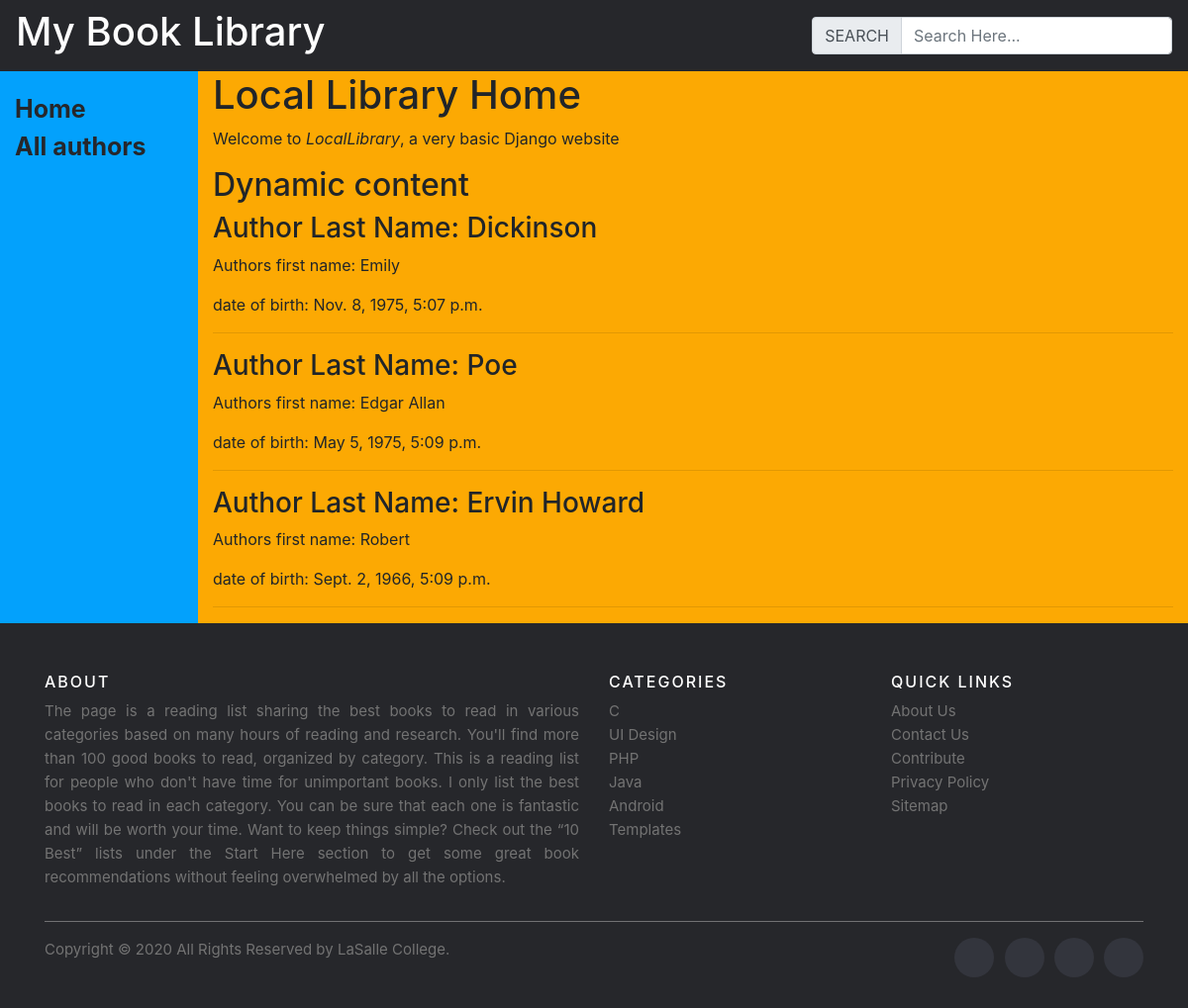
Page /author/ on the committed database.
### mylibraray/models.py (models this page shows, shortened)
class Author(models.Model):
    firstName = models.CharField(max_length=200)
    lastName = models.CharField(max_length=200)
    birthDate = models.DateTimeField(default=timezone.now)

### mylibraray/views.py (the view)
# urls.py: path('author/', views.authors, name="book-authors"),
def authors(request):
    return render(request, 'mylibraray/author_list.html', {'authors' : Author.objects.all(), 'title' : 'Authors'})

### mylibraray/templates/mylibraray/author_list.html
{% extends "mylibraray/base_generic.html" %}
{% block content %}
<h1>Local Library Home</h1>
<p>Welcome to <em>LocalLibrary</em>, a very basic Django website</p>
<h2>Dynamic content</h2>
{% for author in authors %}
	<h3>Author Last Name: {{author.lastName}}</h3>
	<p>Authors first name: {{author.firstName}}</p>
	<p>date of birth: {{author.birthDate}}</p>
	<hr />
{% endfor %}
{% endblock %}

### rows in the picture
Author: lastName "Dickinson", firstName "Emily", birthDate "Nov. 8, 1975, 5:07 p.m."
Author: lastName "Poe", firstName "Edgar Allan", birthDate "May 5, 1975, 5:09 p.m."
Author: lastName "Ervin Howard", firstName "Robert", birthDate "Sept. 2, 1966, 5:09 p.m."
